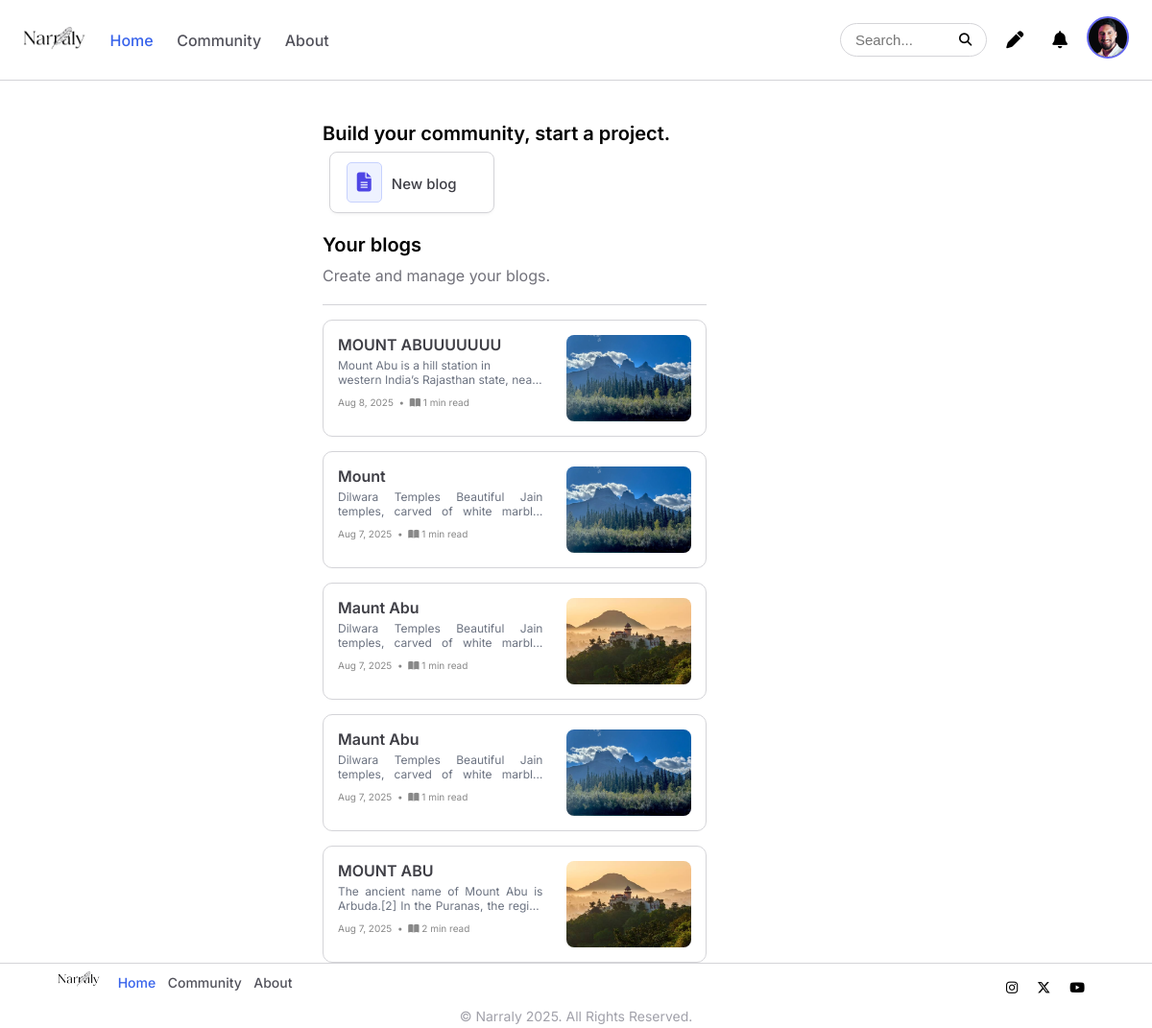
The app's page / (signed in), older data.
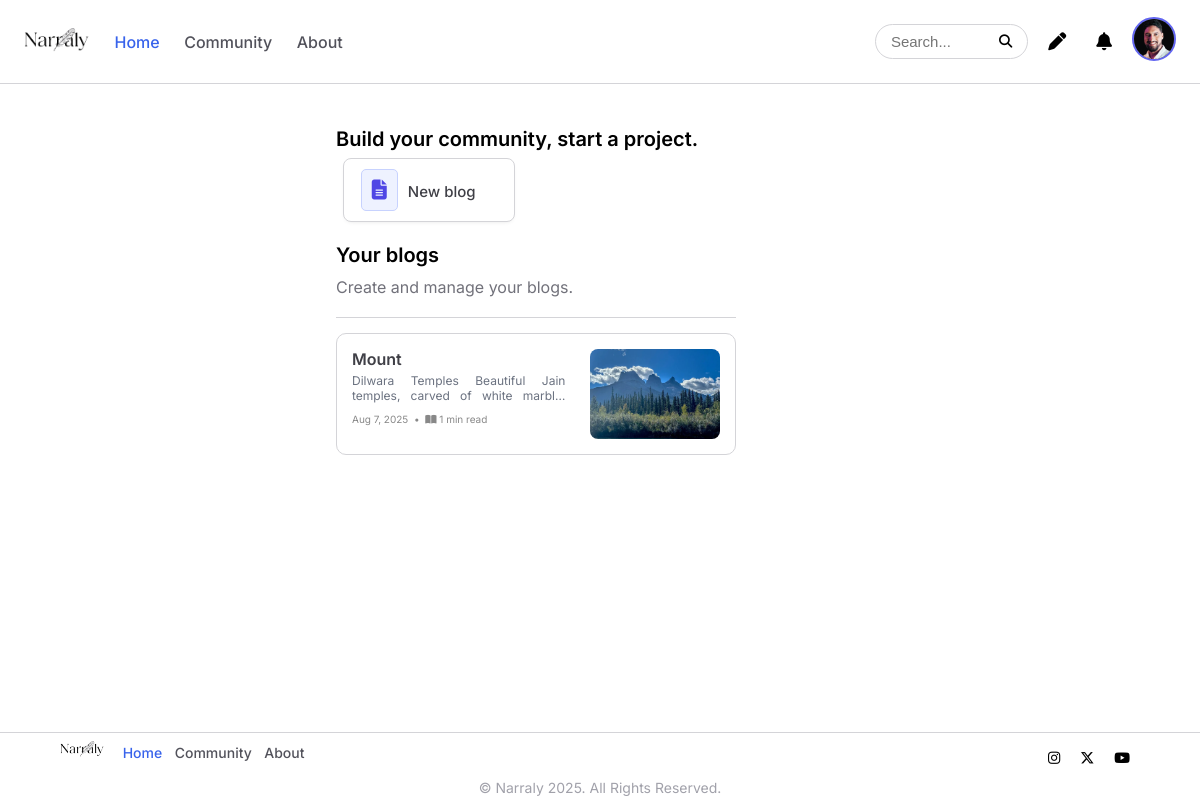
The same page, newer data.
### home/models.py (models this page shows, shortened)
class Profile(models.Model):
    uid = models.BigAutoField(primary_key=True)
    username = models.CharField(max_length=255)
    name = models.CharField(max_length=255)
    image = models.ImageField(upload_to='uimages/',null=True)
    email = models.CharField(max_length=255)
    profilbio = models.TextField()
    twitter = models.CharField(max_length=255)
    instagram = models.CharField(max_length=255)
    github = models.CharField(max_length=255)
    youtube = models.CharField(max_length=255)

class Blogwrite(models.Model):
    bwid= models.BigAutoField(primary_key=True)
    author = models.ForeignKey(Profile,on_delete=models.CASCADE,related_name="posts", null=True, blank=True)
    cimage=models.ImageField(upload_to='bimages/',null=True)
    title= models.CharField(max_length=255)
    subtitle= models.CharField(max_length=255)
    content = models.TextField()
    created_at = models.DateTimeField(auto_now_add=True)

### home/views.py (the view)
# urls.py: path('',views.index,name="home"),
def index(request):
    if request.user.is_authenticated:
        username = request.user.username
        current_user = request.user.username
        cprofile = get_object_or_404(Profile, username=current_user)
        data = Profile.objects.filter(username=username)
        data1=Member.objects.filter(username=username)
        posts = Blogwrite.objects.filter(author=cprofile).order_by('-created_at')
        for j in posts:
            word_count = len(j.content.split())  # Adjust field name if needed
            j.read_time = round(word_count / 200) or 1
        context={
                    'data':data,
                    'data1':data1,
                    'posts':posts,
                }
        return render (request,'../templates/index.html',context)
    else:
         return render (request,'../templates/home.html')

### home/templates/index.html (shortened to what this page needs)
{% load static %}
<!DOCTYPE html>
<html lang="en">
<head>
    <link rel="stylesheet" href="https://cdnjs.cloudflare.com/ajax/libs/font-awesome/6.7.2/css/all.min.css"
 />
    <link rel="stylesheet" href="../static/style.css">
</head>
<body>
    <header>
        <nav class="nav">
            <div class="nav-left">
                <div class="nl-img">
                    <a href="{% url 'home' %}">
                        <img src="../static/image/nav/logom.png" alt="">
                    </a>
                </div>
                <div class="nl-text">
                    <a href="{% url 'home' %}"class="nla">Home</a>
                    <a href="{% url 'community' %}" class="nla">Community</a>
                    <a href="{% url 'about' %}" class="nla">About</a>
                </div>
            </div>
            <div class="nav-right">
                <form method="GET" action="{% url 'serindex' %}">
                    <input type="text" name="q" placeholder="Search..." required>
                    <button type="submit"><i class="fa-solid fa-magnifying-glass"></i></button>
                </form>
                <a href="{% url 'writeblog' %}"><i class="fa fa fa-pen"></i></a>
                <a href="{% url 'notification' %}">
                    <i class="fa fa-bell"></i>
                </a>
                {% for i in data %}
                <div class="imgwrp">
                    <div class="{% if data1 %} nr-imgg {%else%} nr-img {%endif%}">
                        {% if i.image %}
                        <img src="{{ i.image.url }}" alt="" id="toggleBtn">
                        {% else %}
                        <span class="nr-text" id="toggleBtn">IMG</span>
                        {% endif %}
                    </div>
                </div>
                {% endfor %}
            </div>
        </nav>
    </header>
    <main class="main">
        <section class="write-blog">
            <div class="w-heding">
                <h2>Build your community, start a project.</h2>
            </div>
            <div class="w-btn">
                <a href="{% url 'writeblog' %}">
                    <p> <i class="fa-solid fa-file-lines"></i>New blog</p>
                </a>
            </div>
        </section>
        <section class="see-blog">
            <div class="s-heding">
                <h1>Your blogs</h1>
                <p>Create and manage your blogs.</p>
            </div>
            {% for i in posts %}
            <div class="blog-bot l-bot">
                <div class="blog-about">
                    <div class="b-heding">
                        <a href="{% url 'blog' i.bwid %}">
                            <h2>{{i.title}}</h2>
                        </a>
                    </div>
                    <div class="b-des">
                        {{i.content|safe}}
                    </div>
                    <div class="b-meta">
                        <span>{{i.created_at|date:"M j, Y"}}</span>
                        &nbsp;•&nbsp;
                        <i class="fa fa-book-open"></i> {{i.read_time}} min read
                    </div>
                </div>
                <div class="blog-img">
                    <div class="b-img">
                        {% if i.cimage %}
                        <img src="{{ i.cimage.url }}" alt="Blog Image">
                        {% endif %}
                    </div>
                </div>
            </div>
            {% endfor %}
        </section>
    </main>
    <footer class="footer">
        <section class="f-top">
            <div class="f-left">
                <div class="fl-img">
                    <a href="{% url 'home' %}">
                        <img src="../static/image/nav/logom.png" alt="">
                    </a>
                </div>
                <div class="fl-text">
                    <a href="{% url 'home' %}">Home</a>
                    <a href="{% url 'community' %}">Community</a>
                    <a href="{% url 'about' %}">About</a>
                </div>
            </div>
            <div class="f-right">
                <div class="soi"><i class="fa-brands fa-instagram"></i></div>
                <div class="soi"><i class="fa-brands fa-x-twitter"></i></div>
                <div class="soi"><i class="fa-brands fa-youtube"></i></div>
            </div>
        </section>
        <section class="f-bot">
            <p>© Narraly 2025. All Rights Reserved.</p>
        </section>
    </footer>
</body>
</html>

Row changes from the older to the newer data that the page shows:
removed Blogwrite: title "MOUNT ABUUUUUUU", content "Mount Abu is a hill station in western India’s Rajasthan state, nea", created_at "Aug 8, 2025", read_time "1", cimage (picture)
removed Blogwrite: title "Maunt Abu", content "Dilwara Temples Beautiful Jain temples, carved of white…", created_at "Aug 7, 2025", read_time "1", cimage (picture)
removed Blogwrite: title "Maunt Abu", content "Dilwara Temples Beautiful Jain temples, carved of white…", created_at "Aug 7, 2025", read_time "1", cimage (picture)
removed Blogwrite: title "MOUNT ABU", content "The ancient name of Mount Abu is Arbuda.[2] In the Puranas, the…", created_at "Aug 7, 2025", read_time "2", cimage (picture)
